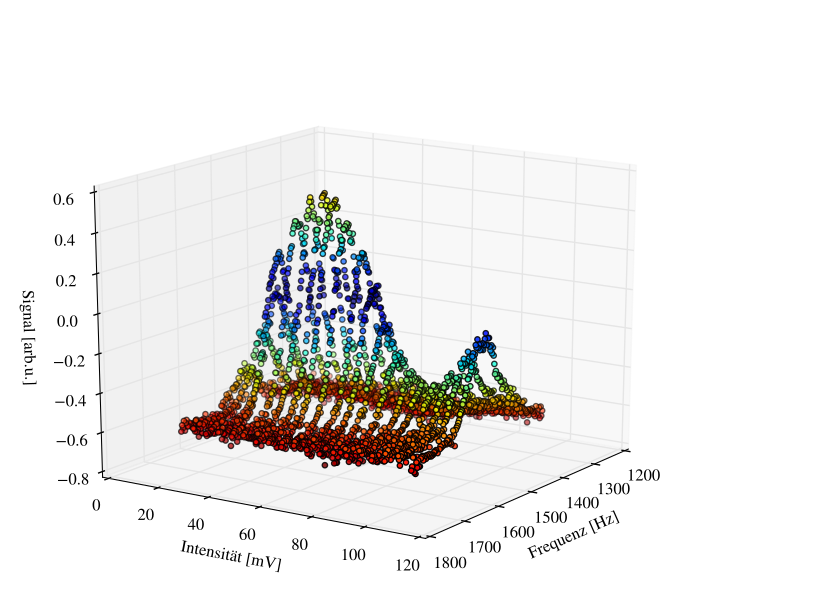

Recreate this plot in Python.
import numpy as np
import matplotlib.pyplot as plt
from scipy import optimize  
from matplotlib import cm
from matplotlib.ticker import LinearLocator, FormatStrFormatter
from mpl_toolkits.mplot3d import Axes3D
from pylab import *
from matplotlib.ticker import AutoMinorLocator, AutoLocator
rc('font', family = 'serif', serif = 'STIXGeneral')



# ------------------  Eingaben  ------------
Alle_Daten_plotten = True #True
Einen_Datensatz_schoen_plotten = False
read_start=14 # Erste Zeile, die eingelesen wird
abgelesene_Werte_plotten = False #False 
# ------------------------------------------

Plots=0


# ------- Alle Daten Plotten ---------------
if Alle_Daten_plotten==True:
    txt_filename_to_open=[]
    for i in range(18):
        filename="05-phasenraum-0"+str(10+5*i)+"mV-minmax-FM.dat"
        txt_filename_to_open.append(filename)
    txt_filename_to_open.append("05-phasenraum-100mV-minmax-FM.dat")
    # print txt_filename_to_open
 
    
    Frequenz=zeros(125000)
    Amplitude=zeros(125000) 
    Signal=zeros(125000)
    z=0; nj=0
    for n in range(len(txt_filename_to_open)):
        # print "reed file #", n
        data = [i.strip().split() for i in open(txt_filename_to_open[n]).readlines()]

        for i in range(len(data[read_start-1:])):
            if nj==40:
                nj=0
                Frequenz[z]=float(data[read_start-1+i][0])
                Amplitude[z]=10+n*5
                Signal[z]=float(data[read_start-1+i][1])
                z+=1
            nj+=1
    for n in range(len(Amplitude)):
        if Amplitude[n]==0:
            Frequenz=Frequenz[0:n]
            Amplitude=Amplitude[0:n]
            Signal=Signal[0:n]
            break
       
fig = plt.figure()
ax = fig.add_subplot(111, projection='3d')
plt.ylabel(u"Intensit\xe4t [mV]")
plt.xlabel(u"Frequenz [Hz]")
# plt.zlabel(u"Signal [arb.u.]")
print type(matplotlib.colors.Normalize(abs(Signal)))
ax.scatter(Frequenz-18, Amplitude, Signal,s=15, c=abs(Signal), cmap="jet")#, rstride=1, cstride=1, cmap=cm.coolwarm,
ax.set_xlabel(u'Frequenz [Hz]')
ax.set_ylabel(u"Intensit\xe4t [mV]")
ax.set_zlabel('Signal [arb.u.]')
        #linewidth=0, antialiased=False)
# #ax.set_zlim(-1.01, 1.01)

# ax.zaxis.set_major_locator(LinearLocator(10))
# ax.zaxis.set_major_formatter(FormatStrFormatter('%.02f'))

# fig.colorbar(surf, shrink=0.5, aspect=5)

plt.show() 
        # Plots+=1    
        # plt.figure(Plots)
        # plt.xlabel(data[read_start-2][0:3])
        # plt.ylabel(data[read_start-2][3:6])
        # title(data[6])
        # font = {'family' : 'serif',
                # 'weight' : 'normal',
                # 'size'   : 20}
        # matplotlib.rc('font', **font)
        # subplots_adjust(left=0.18, bottom=0.12, right=0.96, top=0.92, wspace=0.2, hspace=0.2)
        # plt.plot(t,S,color="blue",label="Messwerte")
        # plt.legend(loc=0)	
        # # plt.savefig("Hallsteigung.pdf")
        # show()
# ------------------------------------------ 


# ------- Einen_Datensatz_schoen_plotten ---
if Einen_Datensatz_schoen_plotten==True:
    txt_filename_to_open=[]
    for i in range(10):
        filename="03-Resonanzfrequenz-"+str(i)+".dat"
        txt_filename_to_open.append(filename)

    data = [i.strip().split() for i in open(txt_filename_to_open[7]).readlines()]

    t=[]
    S=[]

    for i in range(len(data[read_start-1:])):
        t=append(t,float(data[read_start-1+i][0]))
        S=append(S,float(data[read_start-1+i][1]))
        
    Plots+=1    
    plt.figure(Plots)
    plt.xlabel("Zeit [s]")
    plt.ylabel("Messsignal [arb. u.]")
    plt.xlim([0.049,0.0885])
    plt.ylim([-1.02841,0.0441123])
    title("Zeitdifferenz zwischen zwei Resonanzen \n  Analysatorfrquenz:4715023Hz")
    font = {'family' : 'serif',
            'weight' : 'normal',
            'size'   : 20}
    matplotlib.rc('font', **font)
    subplots_adjust(left=0.13, bottom=0.11, right=0.97, top=0.86, wspace=0.2, hspace=0.2)
    plt.plot(t,S,color="blue",label="Messwerte")
    plt.plot([0.0537787,0.0609017],[-0.8,-0.8],color="red",label="abgelesene Zeitdifferenz")
    plt.plot([0.0537787,0.0537787],[-0.8+0.005,-0.8-0.005],color="red")
    plt.plot([0.0537787,0.0537787],[-0.8+0.005,-0.731546],"--",color="red")
    plt.plot([0.0609017,0.0609017],[-0.8+0.005,-0.8-0.005],color="red")
    plt.plot([0.0609017,0.0609017],[-0.8+0.005,-0.543839],"--",color="red")
    plt.text(0.0574,-0.7732,u"$t_{12}$",va="center",ha="center",color="red")
    plt.legend(loc=0)	
# ------------------------------------------ 


# ------- Abgelesene Werte plotten----------
if abgelesene_Werte_plotten==True:
    Frequenzen=array([4706.795,4707.792,4709.002,4710.266,4711.791,4712.76,4713.89,4715.023,4716.449,4717.478])
    Delta_t=array([0.0175821,0.0150391,0.0135779,0.0122491,0.0105905,0.0095616,0.0083961,0.007123,0.0054044,0.0038974])
    p0=[1,5,0.04]
    fit = lambda p, x: p[0]+p[1]*cos(2*pi*x/p[2])

    def residuals(p, x, y):
        err = y-fit(p,x)
        return err
    out= optimize.leastsq(residuals, p0, args=(Delta_t, Frequenzen), full_output=1)
    print out[0]
    Plots+=1    
    plt.figure(Plots)
    plt.xlabel("Zeitdifferenz $t_{12}$ [s]")
    plt.ylabel("Frequenzen in [kHz]")    
    plt.xlim([0.002817,0.0203311])
    plt.ylim([4704.51,4722.39])
    title("Bestimmung der Resonanzfrequenz")
    font = {'family' : 'serif',
            'weight' : 'normal',
            'size'   : 20}
    matplotlib.rc('font', **font)
    subplots_adjust(left=0.13, bottom=0.12, right=0.96, top=0.92, wspace=0.2, hspace=0.2)
    plt.errorbar(Delta_t,Frequenzen,xerr=0.0002,yerr=0.002,label="bestimmte Zeitdifferenzen",fmt='r.')
    xdata=linspace(0,0.02,1000)
    plt.plot(xdata,fit(out[0],xdata),"b--",label="Cosinus-fit")
    plt.plot([0.01,0.01],[4700,4712.31],"black",label="abgelesene Resonanzfrequenz")
    plt.plot([0.00,0.01],[4712.31,4712.31],"black")
    plt.legend(loc=0)	
    # plt.savefig("Hallsteigung.pdf")
# ------------------------------------------ 

show()
